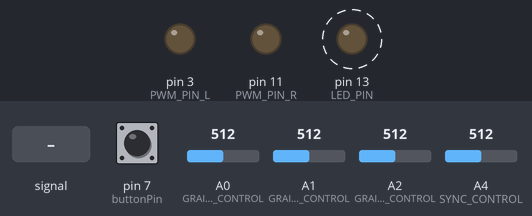
A sketch run on a simulated Arduino Uno, built with avr-gcc and run on an emulated ATmega328P. Parts: output pins drawn as LEDs (lit = HIGH). Dashed ring = blinking. The test bench sets the inputs (shaded band); at power-on: pin 7 (buttonPin) HIGH, A0 (GRAIN_PITCH_CONTROL) = 512, A1 (GRAIN2_PITCH_CONTROL) = 512, A2 (GRAIN_DECAY_CONTROL) = 512, A4 (SYNC_CONTROL) = 512.

Above: at 0.75 s.
1.3 s: A0 (GRAIN_PITCH_CONTROL) fed a 1000 Hz sine of ±255 counts around its level
4.3 s: pin 7 (buttonPin) pulled LOW for 1 s
At 4.85 s:
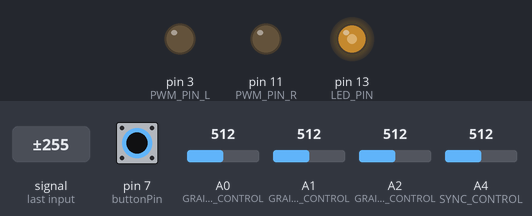
Timing chart, 0 to 13.3 s (numbered marks = the images above; inputs shaded):
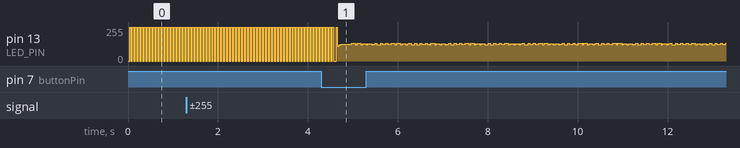

The sketch:

FrazzleFaron.ino
```cpp
// Farout Frequency Frazzelator
// By: Alex Faron and Thomas Frazel
//

// Analog in 0: Output Mode Selector
// Analog in 1: Grain 1 pitch
// Analog in 2: Grain 2 decay
// Analog in 3: Grain 1 decay
// Analog in 4: Grain 2 pitch
// Analog in 5: Grain repetition frequency
//
// Digital 3: Audio out
//

#include <avr/io.h>
#include <avr/interrupt.h>

uint16_t syncPhaseAcc;
uint16_t syncPhaseInc;
uint16_t grainPhaseAcc;
uint16_t grainPhaseInc;
uint16_t grainAmp;
uint8_t grainDecay;
uint16_t grain2PhaseAcc;
uint16_t grain2PhaseInc;
uint16_t grain2Amp;
uint8_t grain2Decay;
const int buttonPin = 7;
int MODE_SELECT = 4;
int buttonState;

// Map Analog channels
#define GRAIN_PITCH_CONTROL   (0)
#define GRAIN2_PITCH_CONTROL  (1)
#define GRAIN_DECAY_CONTROL  (2)
#define GRAIN2_DECAY_CONTROL (1)
#define SYNC_CONTROL         (4)

#define PWM_PIN_L     3
#define PWM_VALUE_L   OCR2B
#define PWM_PIN_R     11
#define PWM_VALUE_R   OCR2A
#define LED_PIN       13
#define LED_PORT      PORTB
#define LED_BIT       5
#define PWM_INTERRUPT TIMER2_OVF_vect

// Smooth logarithmic mapping
//
uint16_t antilogTable[64] = {
  64830,64132,63441,62757,62081,61413,60751,60097,59449,58809,58176,57549,56929,56316,55709,55109,
  54515,53928,53347,52773,52204,51642,51085,50535,49991,49452,48920,48393,47871,47356,46846,46341,
  45842,45348,44859,44376,43898,43425,42958,42495,42037,41584,41136,40693,40255,39821,39392,38968,
  38548,38133,37722,37316,36914,36516,36123,35734,35349,34968,34591,34219,33850,33486,33125,32768
};

uint16_t mapPhaseInc(uint16_t input) {
  return (antilogTable[input & 0x3f]) >> (input >> 6);
}

// b minor
//
uint16_t midiTableb[64] = {
18,21,22,24,28,31,33,37,41,44,49,55,62,65,73,82,87,98,110,123,131,147,165,175,196,220,247,
262,294,330,349,392,440,494,523,587,659,698,784,880,988,1047,1175,1319,1397,1568,1760,1976,
2093,2349,2637,2794,3136,3520,3951,4186,4699,5274,5588,6272,7040,7902,8372,9397
};

uint16_t mapMidi_b(uint16_t input) {
  return (midiTableb[(1023-input) >> 4]);
}

// Eb Major
//
uint16_t midiTableEb[64] = {
19,22,24,26,29,33,37,39,44,49,52,58,65,73,78,87,98,104,117,131,147,156,175,196,208,233,262,
294,311,349,392,415,466,523,587,622,698,784,831,932,1047,1175,1245,1397,1568,1661,1865,2093,
2349,2489,2794,3136,3322,3729,4186,4699,4978,5588,6272,6645,7459,8372,9397,9956
};

uint16_t mapMidi_Eb(uint16_t input) {
  return (midiTableEb[(1023-input) >> 4]);
}

// F Major
//
uint16_t midiTableFs[64] = {
23,26,29,31,35,39,44,46,52,58,62,69,78,87,92,104,117,123,139,156,175,185,208,233,247,277,311,
349,370,415,466,494,554,622,698,740,831,932,988,1109,1245,1397,1480,1661,1865,1976,2217,2489,
2794,2960,3322,3729,3951,4435,4978,5588,5920,6645,7459,7902,8870,9956,11175,11840
};

uint16_t mapMidi_Fs(uint16_t input) {
  return (midiTableFs[(1023-input) >> 4]);
}

// G Major
//
uint16_t midiTableG[64] = {
  24,28,31,33,37,41,46,49,55,62,65,73,82,92,98,110,123,131,147,165,185,196,220,247,262,294,
  330,370,392,440,494,523,587,659,740,784,880,988,1047,1175,1319,1480,1568,1760,1976,2093,
  2349,2637,2960,3136,3520,3951,4186,4699,5274,5920,6272,7040,7902,8372,9397,10548,11840,12544
};

uint16_t mapMidi_G(uint16_t input) {
  return (midiTableG[(1023-input) >> 4]);
}

// C Major
//
uint16_t midiTableC[64] = {
33,37,41,44,49,55,62,65,73,82,87,98,110,123,131,147,165,175,196,220,247,262,294,330,349,
392,440,494,523,587,659,698,784,880,988,1047,1175,1319,1397,1568,1760,1976,2093,2349,2637,
2794,3136,3520,3951,4186,4699,5274,5588,6272,7040,7902,8372,9397,10548,11175,12544,14080,
15804,16744
};

uint16_t mapMidi_C(uint16_t input) {
  return (midiTableC[(1023-input) >> 4]);
}

// Map the selector knob
//
uint16_t mapControl(uint16_t input){
  if (input < 500){
    return 0;
  }
  else if (input < 640){
    return 1;
  }
  else if (input < 730){
    return 2;
  }
  else if (input < 840){
    return 3;
  }
  else if (input < 925){
    return 4;
  }
  else{
    return 5;
  }
}

// Turn audio on
//
void audioOn() {
  // Set up PWM to 31.25kHz, phase accurate
  TCCR2A = _BV(COM2B1) | _BV(WGM20);
  TCCR2B = _BV(CS20);
  TIMSK2 = _BV(TOIE2);
}

// Setup
//
void setup() {
  pinMode(PWM_PIN_L,OUTPUT);
  pinMode(PWM_PIN_R,OUTPUT);
  audioOn();
  pinMode(LED_PIN,OUTPUT);
  pinMode(buttonPin, INPUT);
}

// Loop
//
void loop() {

  buttonState=digitalRead(buttonPin);
  if (buttonState==LOW){
   MODE_SELECT++ % 6;
  }
  // Determine the output mode
  //
  switch(mapControl(MODE_SELECT)){
    case 0: // Smooth Mapping
      syncPhaseInc = mapPhaseInc(analogRead(SYNC_CONTROL)) / 4;
      break;
    case 1: // bm Scale
      syncPhaseInc = mapMidi_b(analogRead(SYNC_CONTROL));
      break;
    case 2: // Eb Scale
      syncPhaseInc = mapMidi_Eb(analogRead(SYNC_CONTROL));
      break;
    case 3: // Fs Scale
      syncPhaseInc = mapMidi_Fs(analogRead(SYNC_CONTROL));
      break;
    case 4: // G Scale
      syncPhaseInc = mapMidi_G(analogRead(SYNC_CONTROL));
      break;
    case 5: // C Scale
      syncPhaseInc = mapMidi_C(analogRead(SYNC_CONTROL));
      break;
  }

  // Update the grain parameters
  //
  grainPhaseInc  = mapPhaseInc(analogRead(GRAIN_PITCH_CONTROL)) / 2;
  grainDecay     = analogRead(GRAIN_DECAY_CONTROL) / 8;
  grain2PhaseInc = mapPhaseInc(analogRead(GRAIN2_PITCH_CONTROL)) / 2;
  grain2Decay    = analogRead(GRAIN2_DECAY_CONTROL) / 4;
}

// Interupt
//
SIGNAL(PWM_INTERRUPT)
{
  uint8_t value;
  uint16_t output;

  syncPhaseAcc += syncPhaseInc;
  if (syncPhaseAcc < syncPhaseInc) {
    // Time to start the next grain
    grainPhaseAcc = 0;
    grainAmp = 0x7fff;
    grain2PhaseAcc = 0;
    grain2Amp = 0x7fff;
    LED_PORT ^= 1 << LED_BIT;
  }

  // Increment the phase of the grain oscillators
  grainPhaseAcc += grainPhaseInc;
  grain2PhaseAcc += grain2PhaseInc;

  // Convert phase into a triangle wave
  value = (grainPhaseAcc >> 7) & 0xff;
  if (grainPhaseAcc & 0x8000) value = ~value;
  // Multiply by current grain amplitude to get sample
  output = value * (grainAmp >> 8);

  // Repeat for second grain
  value = (grain2PhaseAcc >> 7) & 0xff;
  if (grain2PhaseAcc & 0x8000) value = ~value;
  output += value * (grain2Amp >> 8);

  // Make the grain amplitudes decay by a factor every sample (exponential decay)
  grainAmp -= (grainAmp >> 8) * grainDecay;
  grain2Amp -= (grain2Amp >> 8) * grain2Decay;

  // Scale output to the available range, resolve clipping
  output >>= 9;
  if (output > 255) output = 255;

  // Output to PWM
  PWM_VALUE_L = output;
  PWM_VALUE_R = output;

}
```
